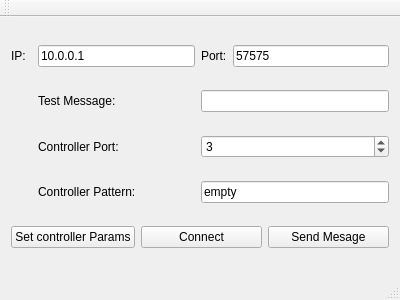
<?xml version="1.0" encoding="UTF-8"?>
<ui version="4.0">
 <class>MainWindow</class>
 <widget class="QMainWindow" name="MainWindow">
  <property name="geometry">
   <rect>
    <x>0</x>
    <y>0</y>
    <width>400</width>
    <height>300</height>
   </rect>
  </property>
  <property name="windowTitle">
   <string>MainWindow</string>
  </property>
  <widget class="QWidget" name="centralWidget">
   <layout class="QGridLayout" name="gridLayout">
    <item row="1" column="2">
     <widget class="QLabel" name="label">
      <property name="text">
       <string>Test Message:</string>
      </property>
     </widget>
    </item>
    <item row="2" column="2">
     <widget class="QLabel" name="label_4">
      <property name="text">
       <string>Controller Port:</string>
      </property>
     </widget>
    </item>
    <item row="0" column="0">
     <widget class="QLabel" name="label_2">
      <property name="text">
       <string>IP:</string>
      </property>
     </widget>
    </item>
    <item row="0" column="2">
     <widget class="QLineEdit" name="ipLineEdit">
      <property name="text">
       <string>10.0.0.1</string>
      </property>
     </widget>
    </item>
    <item row="0" column="4">
     <widget class="QLineEdit" name="portLineEdit">
      <property name="text">
       <string>57575</string>
      </property>
     </widget>
    </item>
    <item row="2" column="3" colspan="2">
     <widget class="QSpinBox" name="controllerPortSpinBox">
      <property name="minimum">
       <number>-1</number>
      </property>
      <property name="singleStep">
       <number>1</number>
      </property>
      <property name="value">
       <number>3</number>
      </property>
     </widget>
    </item>
    <item row="4" column="0" colspan="5">
     <layout class="QHBoxLayout" name="horizontalLayout">
      <item>
       <widget class="QPushButton" name="controllerParamsPushButton">
        <property name="text">
         <string>Set controller Params</string>
        </property>
       </widget>
      </item>
      <item>
       <widget class="QPushButton" name="connectPushButton">
        <property name="text">
         <string>Connect</string>
        </property>
       </widget>
      </item>
      <item>
       <widget class="QPushButton" name="sendMessagePushButton">
        <property name="text">
         <string>Send Mesage</string>
        </property>
       </widget>
      </item>
     </layout>
    </item>
    <item row="1" column="3" colspan="2">
     <widget class="QLineEdit" name="testMessageLineEdit"/>
    </item>
    <item row="0" column="3">
     <widget class="QLabel" name="label_3">
      <property name="text">
       <string>Port:</string>
      </property>
     </widget>
    </item>
    <item row="3" column="2">
     <widget class="QLabel" name="label_5">
      <property name="text">
       <string>Controller Pattern:</string>
      </property>
     </widget>
    </item>
    <item row="3" column="3" colspan="2">
     <widget class="QLineEdit" name="controllerPatternLineEdit">
      <property name="text">
       <string>empty</string>
      </property>
     </widget>
    </item>
   </layout>
  </widget>
  <widget class="QMenuBar" name="menuBar">
   <property name="geometry">
    <rect>
     <x>0</x>
     <y>0</y>
     <width>400</width>
     <height>25</height>
    </rect>
   </property>
  </widget>
  <widget class="QToolBar" name="mainToolBar">
   <attribute name="toolBarArea">
    <enum>TopToolBarArea</enum>
   </attribute>
   <attribute name="toolBarBreak">
    <bool>false</bool>
   </attribute>
  </widget>
  <widget class="QStatusBar" name="statusBar"/>
 </widget>
 <layoutdefault spacing="6" margin="11"/>
 <resources/>
 <connections/>
</ui>
